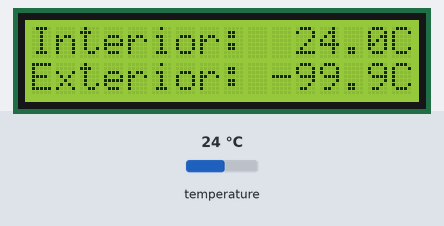
Bench run of a sketch on a simulated Arduino Uno, built for the host (arithmetic inside an expression is 32-bit, double 64-bit). Shown: 16×2 character LCD. The inputs (shaded band) are chosen by the test bench; at power-on: temperature 24 °C.

Above: at 4.8 s.
4.9 s: temperature set to 12 °C
At 5.6 s:
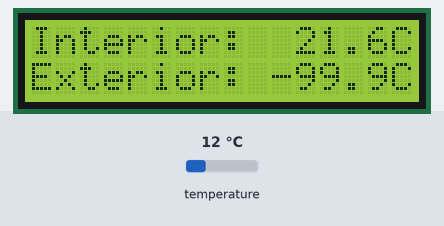
7.4 s: temperature set to 19 °C
At 8.6 s:
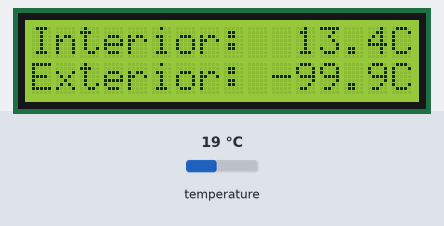
10.2 s: temperature set to 28 °C
At 14.3 s:
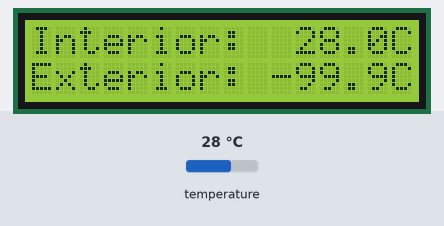
Timing chart, 0 to 15.8 s (numbered marks = the images above; inputs shaded):
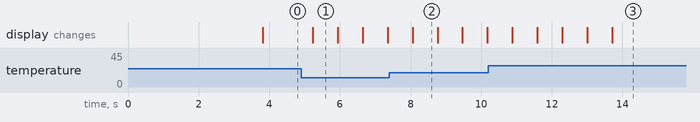

The sketch:

thermometer_x61.ino
```cpp
#include <LiquidCrystal.h>
#include <OneWire.h>
#include <DallasTemperature.h>

#define AVERAGING_VALUES_COUNT 5

const byte rs = 9, en = 8, d4 = 7, d5 = 6, d6 = 5, d7 = 4;
LiquidCrystal lcd(rs, en, d4, d5, d6, d7);

#define ONE_WIRE_BUS 3
#define TEMPERATURE_PRECISION 9

OneWire oneWire(ONE_WIRE_BUS);
DallasTemperature sensors(&oneWire);
DeviceAddress sensor0, sensor1;

bool useDigitalSensors = true;
const byte analogSensorPins[] = {0, 1};

void setup() {
  lcd.begin(16, 2);
  lcd.clear();
  sensors.begin();
  sensors.setResolution(sensor0, TEMPERATURE_PRECISION);
  sensors.setResolution(sensor1, TEMPERATURE_PRECISION);

  lcd.print("Digital T-meter");
  lcd.setCursor(0, 1);
  lcd.print("Found ");
  lcd.print(sensors.getDeviceCount());
  lcd.print(" sensor/s");
  delay(2500);

  if (sensors.getDeviceCount() == 0) {
    useDigitalSensors = false;
    analogReference(INTERNAL1V1);
    lcd.setCursor(0, 0);
    lcd.print("Defaulting to   ");
    lcd.setCursor(0, 1);
    lcd.print("analog sensors  ");
    delay(2500);
  }

  for (byte i = 0; i < AVERAGING_VALUES_COUNT; i++) {
    readTemp(0);
    readTemp(1);
  }
}

void loop() {
  updateLCD();
  delay(500);
}

void updateLCD() {
  char linebuffer[17];
  char tempbuffer[6];
  float sensor0temp = readTemp(0);
  float sensor1temp = readTemp(1);

  lcd.setCursor(0, 0);
  sprintf(linebuffer, "Interior: % 2d.%1dC", (int)sensor0temp, abs((int)(sensor0temp * 10) % 10));
  lcd.print(linebuffer);
  lcd.setCursor(0, 1);
  sprintf(linebuffer, "Exterior: % 2d.%1dC", (int)sensor1temp, abs((int)(sensor1temp * 10) % 10));
  lcd.print(linebuffer);
}

float readTemp(uint8_t index) {
  float temperature = 6.9;
  static byte averagingIteration;
  static float readings[2][AVERAGING_VALUES_COUNT];

  switch (useDigitalSensors) {
    case true:
      sensors.requestTemperatures();
      temperature = sensors.getTempCByIndex(index);
      if (temperature == DEVICE_DISCONNECTED_C) {
        return -99.9;
      }
      break;

    case false:
      // TMP36 formula:   temp(C) = (V - 0.5) / 0.01
      // Voltage formula: voltage = (adcValue * Vref) / adcMaxValue (1023)
      const float voltage = ((float)analogRead(analogSensorPins[index]) * 1.1) / 1023.0;
      temperature = (voltage - 0.5) / 0.01;
      break;
  }

  readings[index][averagingIteration] = temperature;

  averagingIteration++;
  if (averagingIteration >= AVERAGING_VALUES_COUNT)
    averagingIteration = 0;

  float avgTemperature = 0.0;
  for (byte i = 0; i < AVERAGING_VALUES_COUNT; i++) {
    avgTemperature += readings[index][i];
  }
  return avgTemperature / AVERAGING_VALUES_COUNT;
}
```

Measured:
- after the input at 4.9 s, the display: changes after 0.32 s (image 1)
- after the input at 7.4 s, the display: changes after 0.66 s (image 2)
- after the input at 10.2 s, the display: first changes after 0.69 s (image 3 shows a later state)
- what the display in image 1 shows lasts 0.7 s, from 5.2 s to 5.9 s
